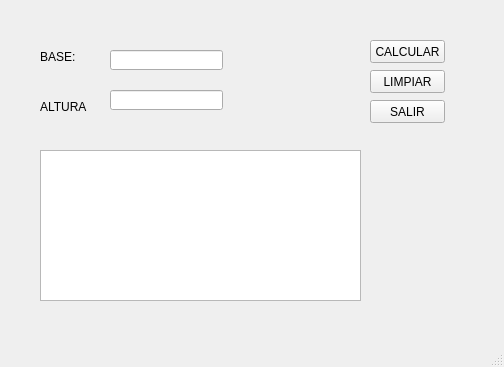
<?xml version="1.0" encoding="UTF-8"?>
<ui version="4.0">
 <class>MainWindow</class>
 <widget class="QMainWindow" name="MainWindow">
  <property name="geometry">
   <rect>
    <x>0</x>
    <y>0</y>
    <width>504</width>
    <height>367</height>
   </rect>
  </property>
  <property name="windowTitle">
   <string>MainWindow</string>
  </property>
  <widget class="QWidget" name="centralwidget">
   <widget class="QLabel" name="label">
    <property name="geometry">
     <rect>
      <x>40</x>
      <y>50</y>
      <width>47</width>
      <height>13</height>
     </rect>
    </property>
    <property name="text">
     <string>BASE:</string>
    </property>
   </widget>
   <widget class="QLabel" name="label_2">
    <property name="geometry">
     <rect>
      <x>40</x>
      <y>100</y>
      <width>47</width>
      <height>13</height>
     </rect>
    </property>
    <property name="text">
     <string>ALTURA:</string>
    </property>
   </widget>
   <widget class="QLineEdit" name="txtBase">
    <property name="geometry">
     <rect>
      <x>110</x>
      <y>50</y>
      <width>113</width>
      <height>20</height>
     </rect>
    </property>
   </widget>
   <widget class="QLineEdit" name="txtAltura">
    <property name="geometry">
     <rect>
      <x>110</x>
      <y>90</y>
      <width>113</width>
      <height>20</height>
     </rect>
    </property>
   </widget>
   <widget class="QTextEdit" name="txtS">
    <property name="geometry">
     <rect>
      <x>40</x>
      <y>150</y>
      <width>321</width>
      <height>151</height>
     </rect>
    </property>
   </widget>
   <widget class="QPushButton" name="btnCalcular">
    <property name="geometry">
     <rect>
      <x>370</x>
      <y>40</y>
      <width>75</width>
      <height>23</height>
     </rect>
    </property>
    <property name="text">
     <string>CALCULAR</string>
    </property>
   </widget>
   <widget class="QPushButton" name="btnLimpiar">
    <property name="geometry">
     <rect>
      <x>370</x>
      <y>70</y>
      <width>75</width>
      <height>23</height>
     </rect>
    </property>
    <property name="text">
     <string>LIMPIAR</string>
    </property>
   </widget>
   <widget class="QPushButton" name="btnSalir">
    <property name="geometry">
     <rect>
      <x>370</x>
      <y>100</y>
      <width>75</width>
      <height>23</height>
     </rect>
    </property>
    <property name="text">
     <string>SALIR</string>
    </property>
   </widget>
  </widget>
  <widget class="QMenuBar" name="menubar">
   <property name="geometry">
    <rect>
     <x>0</x>
     <y>0</y>
     <width>504</width>
     <height>21</height>
    </rect>
   </property>
  </widget>
  <widget class="QStatusBar" name="statusbar"/>
 </widget>
 <resources/>
 <connections/>
</ui>
